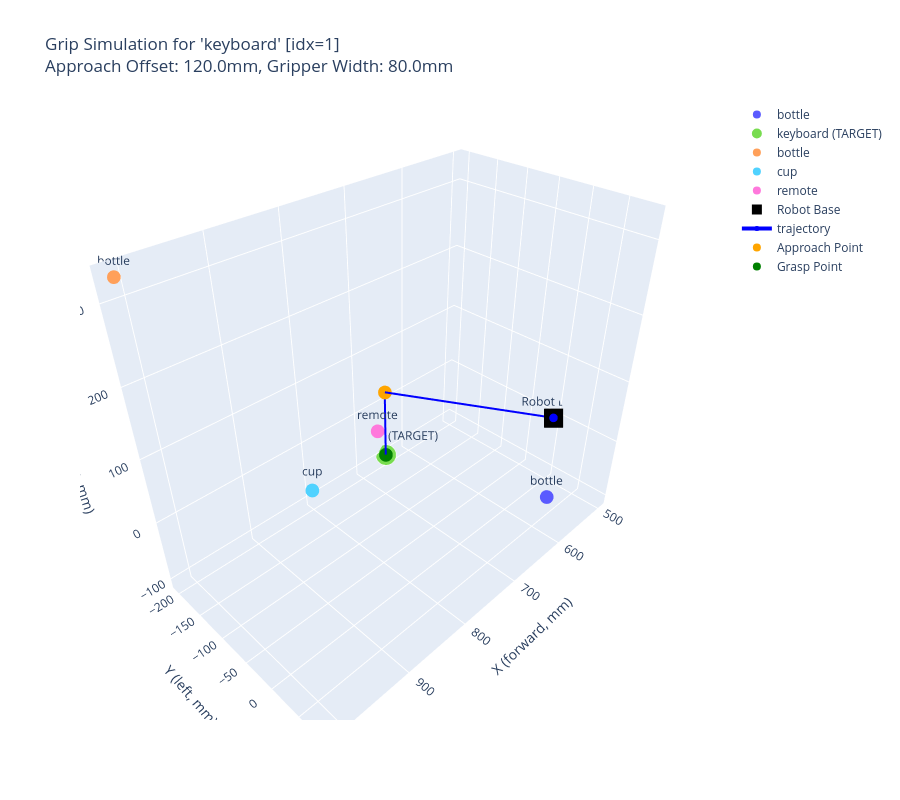

The code cell stored with this chart in its notebook:
### Code cell
import json

# Select target object by index in scene_objects list (0-based)
# Use index instead of name since multiple objects of the same class may exist
TARGET_OBJECT_IDX = 1

APPROACH_OFFSET_MM = 120.0

if "scene_objects" not in globals():
    raise RuntimeError("Run cell 2 first to build scene_objects.")

print("Available objects in task frame (X=forward, Y=left, Z=up):")
for idx, obj in enumerate(scene_objects):
    if obj["center_xyz_mm"] is not None:
        center = obj["center_xyz_mm"]
        print(f"  [{idx}] {obj['class_name']} (score={obj['score']:.3f}, pos=({center[0]:.1f}, {center[1]:.1f}, {center[2]:.1f})mm)")
    else:
        print(f"  [{idx}] {obj['class_name']} (score={obj['score']:.3f}, 3D=unavailable)")

if TARGET_OBJECT_IDX < 0 or TARGET_OBJECT_IDX >= len(scene_objects):
    raise ValueError(
        f"TARGET_OBJECT_IDX={TARGET_OBJECT_IDX} out of range. Available indices: 0-{len(scene_objects)-1}"
    )

target_obj = scene_objects[TARGET_OBJECT_IDX]

if target_obj["center_xyz_mm"] is None:
    raise ValueError(
        f"Selected object at index {TARGET_OBJECT_IDX} ({target_obj['class_name']}) does not have valid 3D position."
    )

grasp_point_mm = target_obj["center_xyz_mm"].astype(np.float32).copy()

approach_point_mm = grasp_point_mm.copy()
approach_point_mm[2] = float(grasp_point_mm[2] + APPROACH_OFFSET_MM)

yaw_deg = float(np.degrees(np.arctan2(grasp_point_mm[1], grasp_point_mm[0] + 1e-6)))

obj_size = target_obj.get("size_xyz_mm")
if obj_size is None:
    gripper_width_mm = 45.0
else:
    gripper_width_mm = float(np.clip(min(obj_size[0], obj_size[1]) * 0.9, 20.0, 80.0))

trajectory_mm = np.vstack([ROBOT_BASE_MM, approach_point_mm, grasp_point_mm])

traces_grip = []

for obj in scene_objects:
    center = obj["center_xyz_mm"]
    if center is None:
        continue
    color = obj.get("color_rgb_norm", (1.0, 0.0, 0.0))
    is_target = obj is target_obj
    rgb_str = f"rgb({int(color[0]*255)},{int(color[1]*255)},{int(color[2]*255)})"

    traces_grip.append(
        go.Scatter3d(
            x=[float(center[0])],
            y=[float(center[1])],
            z=[float(center[2])],
            mode="markers+text",
            marker={
                "size": 12 if is_target else 8,
                "color": rgb_str,
                "line": {"color": "white", "width": 2} if is_target else {},
            },
            text=[f"{obj['class_name']} (TARGET)" if is_target else obj["class_name"]],
            textposition="top center",
            name=f"{obj['class_name']} (TARGET)" if is_target else obj["class_name"],
        )
    )

traces_grip.append(
    go.Scatter3d(
        x=[float(ROBOT_BASE_MM[0])],
        y=[float(ROBOT_BASE_MM[1])],
        z=[float(ROBOT_BASE_MM[2])],
        mode="markers+text",
        marker={"size": 10, "color": "black", "symbol": "square"},
        text=["Robot Base"],
        textposition="top center",
        name="Robot Base",
    )
)

traces_grip.append(
    go.Scatter3d(
        x=trajectory_mm[:, 0],
        y=trajectory_mm[:, 1],
        z=trajectory_mm[:, 2],
        mode="lines+markers",
        line={"color": "blue", "width": 4},
        marker={"size": 5},
        text=["Start (Base)", "Approach", "Grasp"],
        name="trajectory",
    )
)

traces_grip.append(
    go.Scatter3d(
        x=[float(approach_point_mm[0])],
        y=[float(approach_point_mm[1])],
        z=[float(approach_point_mm[2])],
        mode="markers",
        marker={"size": 8, "color": "orange"},
        name="Approach Point",
    )
)

traces_grip.append(
    go.Scatter3d(
        x=[float(grasp_point_mm[0])],
        y=[float(grasp_point_mm[1])],
        z=[float(grasp_point_mm[2])],
        mode="markers",
        marker={"size": 8, "color": "green"},
        name="Grasp Point",
    )
)

fig_grip = go.Figure(data=traces_grip)
fig_grip.update_layout(
    title=f"Grip Simulation for '{target_obj['class_name']}' [idx={TARGET_OBJECT_IDX}]<br>Approach Offset: {APPROACH_OFFSET_MM}mm, Gripper Width: {gripper_width_mm:.1f}mm",
    scene={
        "xaxis_title": "X (forward, mm)",
        "yaxis_title": "Y (left, mm)",
        "zaxis_title": "Z (up, mm)",
    },
    height=800,
)
fig_grip.show()

grip_plan = {
    "device_target": DEVICE_TARGET,
    "task_frame": {
        "origin": "camera",
        "x_axis": "forward",
        "y_axis": "left",
        "z_axis": "up",
    },
    "target_object_idx": TARGET_OBJECT_IDX,
    "target_object_class": target_obj["class_name"],
    "selected_detection": {
        "class_name": target_obj["class_name"],
        "score": float(target_obj["score"]),
        "bbox": [int(v) for v in target_obj["bbox"]],
    },
    "grasp_pose_mm": {
        "x": float(grasp_point_mm[0]),
        "y": float(grasp_point_mm[1]),
        "z": float(grasp_point_mm[2]),
        "yaw_deg": yaw_deg,
    },
    "approach_pose_mm": {
        "x": float(approach_point_mm[0]),
        "y": float(approach_point_mm[1]),
        "z": float(approach_point_mm[2]),
        "yaw_deg": yaw_deg,
    },
    "gripper_width_mm": gripper_width_mm,
    "trajectory_waypoints_mm": [
        [float(v) for v in ROBOT_BASE_MM],
        [float(v) for v in approach_point_mm],
        [float(v) for v in grasp_point_mm],
    ],
}

print(json.dumps(grip_plan, indent=2, ensure_ascii=True))

### Figure 1 — Plotly figure (JSON) as saved in the notebook; plotly's stock layout.template omitted (floating-point values rounded to 4 significant figures)
{"data": [{"marker": {"color": "rgb(90,90,255)", "size": 8}, "mode": "markers+text", "name": "bottle", "text": ["bottle"], "textposition": "top center", "type": "scatter3d", "x": [571.5], "y": [50.4], "z": [-77.97]}, {"marker": {"color": "rgb(120,220,80)", "line": {"color": "white", "width": 2}, "size": 12}, "mode": "markers+text", "name": "keyboard (TARGET)", "text": ["keyboard (TARGET)"], "textposition": "top center", "type": "scatter3d", "x": [645.8], "y": [-205.8], "z": [-103.3]}, {"marker": {"color": "rgb(255,160,90)", "size": 8}, "mode": "markers+text", "name": "bottle", "text": ["bottle"], "textposition": "top center", "type": "scatter3d", "x": [1011.0], "y": [-203.6], "z": [327.7]}, {"marker": {"color": "rgb(80,210,255)", "size": 8}, "mode": "markers+text", "name": "cup", "text": ["cup"], "textposition": "top center", "type": "scatter3d", "x": [1008.0], "y": [87.23], "z": [229.6]}, {"marker": {"color": "rgb(255,120,220)", "size": 8}, "mode": "markers+text", "name": "remote", "text": ["remote"], "textposition": "top center", "type": "scatter3d", "x": [745.2], "y": [-116.0], "z": [44.01]}, {"marker": {"color": "black", "size": 10, "symbol": "square"}, "mode": "markers+text", "name": "Robot Base", "text": ["Robot Base"], "textposition": "top center", "type": "scatter3d", "x": [500], "y": [0], "z": [0]}, {"line": {"color": "blue", "width": 4}, "marker": {"size": 5}, "mode": "lines+markers", "name": "trajectory", "text": ["Start (Base)", "Approach", "Grasp"], "type": "scatter3d", "x": [500.0, 645.8, 645.8], "y": [-0.0, -205.8, -205.8], "z": [-0.0, 16.66, -103.3]}, {"marker": {"color": "orange", "size": 8}, "mode": "markers", "name": "Approach Point", "type": "scatter3d", "x": [645.8], "y": [-205.8], "z": [16.66]}, {"marker": {"color": "green", "size": 8}, "mode": "markers", "name": "Grasp Point", "type": "scatter3d", "x": [645.8], "y": [-205.8], "z": [-103.3]}], "layout": {"height": 800, "scene": {"xaxis": {"title": {"text": "X (forward, mm)"}}, "yaxis": {"title": {"text": "Y (left, mm)"}}, "zaxis": {"title": {"text": "Z (up, mm)"}}}, "title": {"text": "Grip Simulation for 'keyboard' [idx=1]<br>Approach Offset: 120.0mm, Gripper Width: 80.0mm"}}}
